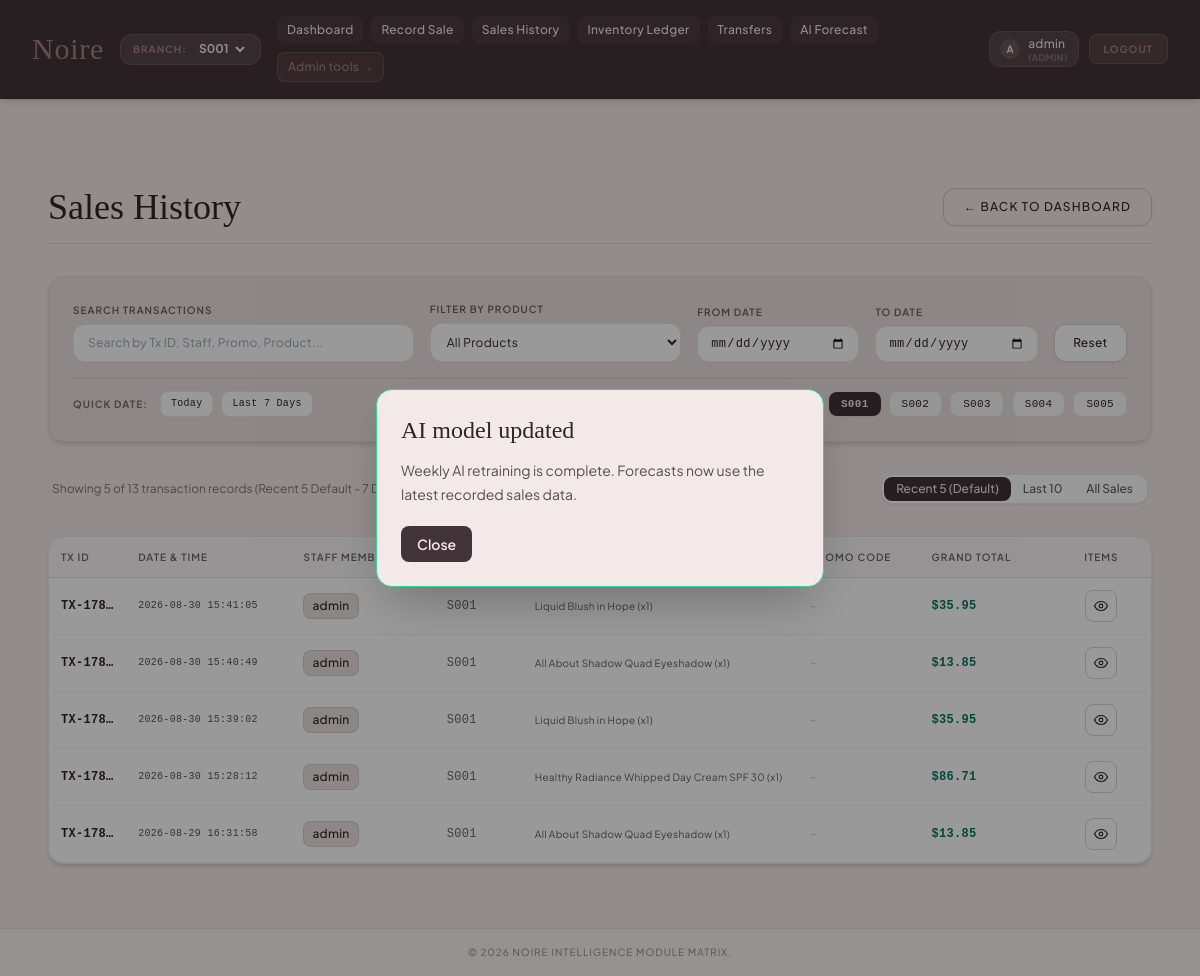
/sales_history (signed in), run on the app's committed database.
### tables this page shows
CREATE TABLE transactions (
            transaction_id TEXT PRIMARY KEY,
            username TEXT NOT NULL,
            branch_id TEXT NOT NULL REFERENCES branches(branch_id),
            promo_code TEXT,
            discount_rate REAL DEFAULT 1.0,
            grand_total REAL NOT NULL CHECK(grand_total >= 0),
            transaction_date DATE NOT NULL,
            created_at DATETIME DEFAULT CURRENT_TIMESTAMP
        );

### app.py (the view)
@app.route('/sales_history')
@login_required
def sales_history():
    current_branch = session.get('branch', 'S001')
    is_admin = session.get('role') == 'admin'
    if is_admin:
        branch_param = request.args.get('branch', current_branch)
        if branch_param == 'ALL':
            transactions = db_load_transactions()
        else:
            transactions = db_load_transactions(branch=branch_param)
    else:
        branch_param = current_branch
        transactions = db_load_transactions(branch=current_branch)
    return render_template(
        'sales_history.html',
        transactions=transactions,
        current_branch=current_branch,
        selected_branch=branch_param
    )

### templates/sales_history.html (shortened to what this page needs)
{% extends "base.html" %}
{% block content %}
<div class="max-w-7xl mx-auto px-4 py-8 space-y-8">
    <div class="border-b border-noireText/10 pb-4 flex flex-col md:flex-row md:items-center justify-between gap-4">
        <div>
            <h2 class="text-4xl text-noireText font-serif">Sales History</h2>
        </div>
        <a href="{{ url_for('dashboard') }}" class="px-5 py-2.5 border border-noireText/20 hover:border-noireText/40 text-noireText font-medium uppercase tracking-widest text-xs rounded-xl transition-all shadow-sm flex items-center gap-2 self-start md:self-auto">
            ← Back to Dashboard
        </a>
    </div>
    <div class="bg-parchment p-6 rounded-2xl border border-noireText/5 shadow-md space-y-4 text-xs tracking-wide">
        <div class="grid grid-cols-1 md:grid-cols-12 gap-4 items-end">
            <div class="md:col-span-4 flex flex-col gap-1.5">
                <label for="searchInput" class="font-semibold uppercase text-noireText/70 tracking-widest text-[10px]">Search Transactions</label>
                <input type="text" id="searchInput" placeholder="Search by Tx ID, Staff, Promo, Product..." class="w-full px-3.5 py-2.5 rounded-xl bg-white border border-noireText/10 text-noireText focus:outline-none focus:border-dustyRose focus:ring-1 focus:ring-dustyRose transition-all text-xs">
            </div>
            <div class="md:col-span-3 flex flex-col gap-1.5">
                <label for="productFilter" class="font-semibold uppercase text-noireText/70 tracking-widest text-[10px]">Filter by Product</label>
                <select id="productFilter" class="w-full px-3 py-2.5 rounded-xl bg-white border border-noireText/10 text-noireText focus:outline-none focus:border-dustyRose focus:ring-1 focus:ring-dustyRose transition-all text-xs cursor-pointer">
                    <option value="">All Products</option>
                </select>
            </div>
            <div class="md:col-span-2 flex flex-col gap-1.5">
                <label for="fromDate" class="font-semibold uppercase text-noireText/70 tracking-widest text-[10px]">From Date</label>
                <input type="date" id="fromDate" class="w-full px-3 py-2 rounded-xl bg-white border border-noireText/10 text-noireText focus:outline-none focus:border-dustyRose focus:ring-1 focus:ring-dustyRose transition-all text-xs font-mono">
            </div>
            <div class="md:col-span-2 flex flex-col gap-1.5">
                <label for="toDate" class="font-semibold uppercase text-noireText/70 tracking-widest text-[10px]">To Date</label>
                <input type="date" id="toDate" class="w-full px-3 py-2 rounded-xl bg-white border border-noireText/10 text-noireText focus:outline-none focus:border-dustyRose focus:ring-1 focus:ring-dustyRose transition-all text-xs font-mono">
            </div>
            <div class="md:col-span-1 flex items-end">
                <button type="button" id="resetSalesFilters" class="w-full py-2.5 bg-white hover:bg-velvet border border-noireText/20 hover:border-noireText/40 text-noireText font-medium text-xs rounded-xl transition-all shadow-sm h-[38px] flex items-center justify-center">
                    Reset
                </button>
            </div>
        </div>
        <div class="flex flex-col sm:flex-row sm:items-center justify-between gap-3 pt-3 border-t border-noireText/10 text-xs">
            <div class="flex items-center gap-2 flex-wrap">
                <span class="text-[10px] text-noireText/60 font-bold uppercase tracking-widest mr-1">Quick Date:</span>
                <button type="button" onclick="setQuickDate('today')" class="px-2.5 py-1 bg-white hover:bg-velvet border border-noireText/10 rounded-lg text-[10px] font-mono transition-colors">Today</button>
                <button type="button" onclick="setQuickDate('7d')" class="px-2.5 py-1 bg-white hover:bg-velvet border border-noireText/10 rounded-lg text-[10px] font-mono transition-colors">Last 7 Days</button>
            </div>
            <div class="flex items-center gap-2 flex-wrap text-xs">
                <span class="text-[10px] text-noireText/60 font-bold uppercase tracking-widest mr-1">Branch Scope:</span>
                {% if session.get('role') == 'admin' %}
                <a href="{{ url_for('sales_history', branch='ALL') }}" class="px-3 py-1 rounded-lg font-medium text-[11px] transition-all {% if selected_branch == 'ALL' %}bg-deepWine text-velvet font-bold shadow-sm{% else %}bg-white/80 hover:bg-white text-noireText border border-noireText/10{% endif %}">
                </a>
                {% for b_code in ['S001', 'S002', 'S003', 'S004', 'S005'] %}
                <a href="{{ url_for('sales_history', branch=b_code) }}" class="px-3 py-1 rounded-lg font-mono text-[11px] transition-all {% if selected_branch == b_code %}bg-deepWine text-velvet font-bold shadow-sm{% else %}bg-white/80 hover:bg-white text-noireText border border-noireText/10{% endif %}">
                    {{ b_code }}
                </a>
                {% endfor %}
                {% else %}
                <span class="px-3 py-1 rounded-lg font-mono font-bold text-[11px] bg-deepWine text-velvet shadow-sm">
                    {{ current_branch }} (Your Assigned Branch)
                </span>
                {% endif %}
            </div>
        </div>
    </div>
    <div class="flex flex-col sm:flex-row sm:items-center justify-between gap-3 text-xs text-noireText/60 px-1">
        <span id="salesMatchCount">Showing {{ [5, transactions|length]|min }} of {{ transactions|length if transactions else 0 }} transaction records</span>
        <div class="inline-flex rounded-xl border border-noireText/10 overflow-hidden bg-white p-0.5 shadow-sm text-xs self-start sm:self-auto">
            <button type="button" id="salesLimit5Btn" onclick="setSalesLimit(5)" class="sales-limit-tab py-1 px-3 rounded-lg font-medium transition-all bg-deepWine text-velvet">
                Recent 5 (Default)
            </button>
            <button type="button" id="salesLimit10Btn" onclick="setSalesLimit(10)" class="sales-limit-tab py-1 px-3 rounded-lg font-medium transition-all hover:bg-velvet/50 text-noireText/75">
                Last 10
            </button>
            <button type="button" id="salesLimitAllBtn" onclick="setSalesLimit('all')" class="sales-limit-tab py-1 px-3 rounded-lg font-medium transition-all hover:bg-velvet/50 text-noireText/75">
                All Sales
            </button>
        </div>
    </div>
    <div class="bg-white rounded-2xl border border-noireText/10 shadow-md overflow-hidden">
        <div class="w-full overflow-hidden">
            <table class="w-full table-fixed text-left text-xs tracking-wide border-collapse" id="salesTable">
                <colgroup>
                    <col class="w-[7%]">
                    <col class="w-[15%]">
                    <col class="w-[13%]">
                    <col class="w-[8%]">
                    <col class="w-[25%]">
                    <col class="w-[11%]">
                    <col class="w-[12%]">
                    <col class="w-[9%]">
                </colgroup>
                <thead>
                    <tr class="bg-parchment/30 border-b border-noireText/10 text-noireText/70 uppercase text-[10px] tracking-widest">
                        <th class="py-3 px-3 font-semibold">Tx ID</th>
                        <th class="py-3 px-3 font-semibold">Date & Time</th>
                        <th class="py-3 px-3 font-semibold">Staff Member</th>
                        <th class="py-3 px-3 font-semibold">Branch</th>
                        <th class="py-3 px-3 font-semibold">Products Sold</th>
                        <th class="py-3 px-3 font-semibold">Promo Code</th>
                        <th class="py-3 px-3 font-semibold">Grand Total</th>
                        <th class="py-3 px-3 font-semibold text-center">Items</th>
                    </tr>
                </thead>
                <tbody>
                    {% if transactions is defined and transactions %}
                        {% for tx in transactions %}
                        <tr class="sale-row border-b border-noireText/5 hover:bg-velvet/20 transition-colors"
                            data-txid="{{ tx.transaction_id }}"
                            data-date="{{ (tx.created_at if tx.created_at else tx.transaction_date)[:10] }}"
                            data-user="{{ tx.username|lower }}"
                            data-branch="{{ tx.branch_id }}"
                            data-promo="{{ (tx.promo_code or '')|lower }}"
                            data-products="{{ tx.product_summary|lower }}">
                            <td class="py-3 px-3 font-mono font-bold text-noireText truncate">{{ tx.transaction_id }}</td>
                            <td class="py-3 px-3 text-noireText/80 font-mono text-[10px] truncate" title="{{ tx.created_at if tx.created_at else tx.transaction_date }}">{{ tx.created_at if tx.created_at else tx.transaction_date }}</td>
                            <td class="py-3 px-3 truncate">
                                <span class="inline-flex items-center max-w-full truncate bg-parchment px-2 py-1 rounded-lg text-noireText font-medium border border-noireText/10 align-middle" title="{{ tx.username }}">
                                    <span class="truncate">{{ tx.username }}</span>
                                </span>
                            </td>
                            <td class="py-3 px-3 font-mono text-noireText/70 truncate">{{ tx.branch_id }}</td>
                            <td class="py-3 px-3 text-[10px] leading-tight text-noireText/75 truncate" title="{{ tx.product_summary }}">{{ tx.product_summary }}</td>
                            <td class="py-3 px-3 truncate">
                                {% if tx.promo_code %}
                                    <span class="text-emerald-800 bg-emerald-50 px-2.5 py-1 rounded-lg text-[11px] font-semibold border border-emerald-200/50">
                                        {{ tx.promo_code }}
                                    </span>
                                {% else %}
                                    <span class="text-noireText/30">-</span>
                                {% endif %}
                            </td>
                            <td class="py-3 px-3 font-mono font-bold text-emerald-700 truncate">${{ "%.2f"|format(tx.grand_total) }}</td>
                            <td class="py-3 px-3 text-center">
                                <button type="button" onclick="toggleDetails('details-{{ loop.index }}')" class="inline-flex h-8 w-8 items-center justify-center border border-noireText/20 hover:bg-deepWine hover:text-velvet rounded-lg transition-all" title="View sale items" aria-label="View sale items">
                                    <svg class="h-4 w-4" fill="none" stroke="currentColor" viewBox="0 0 24 24" aria-hidden="true"><path stroke-linecap="round" stroke-linejoin="round" stroke-width="1.8" d="M2.25 12S5.5 5.25 12 5.25 21.75 12 21.75 12 18.5 18.75 12 18.75 2.25 12 2.25 12Z"/><circle cx="12" cy="12" r="2.75" stroke-width="1.8"/></svg>
                                </button>
                            </td>
                        </tr>
                        {% endfor %}
                    {% else %}
                        <tr id="noTransactionsRow">
                            <td colspan="8" class="py-12 text-center text-noireText/40 italic text-sm">
                                No sales transactions found in database logs.
                            </td>
                        </tr>
                    {% endif %}
                </tbody>
            </table>
        </div>
    </div>
</div>
{% endblock %}

### data on the page
transactions: transaction_id "TX-178…", created_at "2026-08-30 15:41:05", username "admin", branch_id "S001", product_summary "Liquid Blush in Hope (x1)", grand_total "35.95"
transactions: transaction_id "TX-178…", created_at "2026-08-30 15:40:49", username "admin", branch_id "S001", product_summary "All About Shadow Quad Eyeshadow (x1)", grand_total "13.85"
transactions: transaction_id "TX-178…", created_at "2026-08-30 15:39:02", username "admin", branch_id "S001", product_summary "Liquid Blush in Hope (x1)", grand_total "35.95"
transactions: transaction_id "TX-178…", created_at "2026-08-30 15:28:12", username "admin", branch_id "S001", product_summary "Healthy Radiance Whipped Day Cream SPF 30 (x1)", grand_total "86.71"
transactions: transaction_id "TX-178…", created_at "2026-08-29 16:31:58", username "admin", branch_id "S001", product_summary "All About Shadow Quad Eyeshadow (x1)", grand_total "13.85"

### other printed values
{{ session.get('username', 'G')[:1] }} "A"
{{ session.get('username', 'Guest') }} "admin"
{{ session.get('role', 'staff') }} "ADMIN"
{{ b_code }} "S001" "S002" "S003" "S004" "S005"
form field value "S001"
